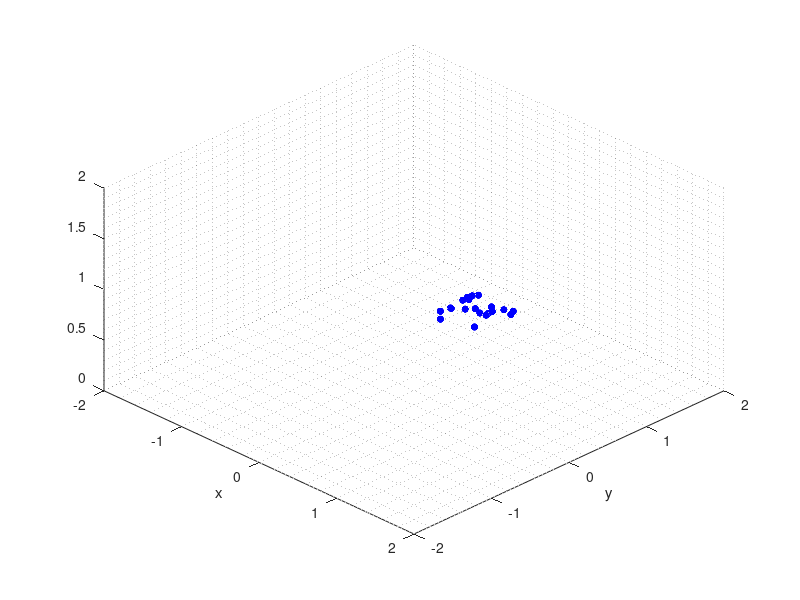

This chart was generated by the following MATLAB code:
clc, clear, close all
% =====================================================================
% Configuration
% =====================================================================
bed = [0.1,0.7,0.1,0.7, 0.75, 0.75];
step= 0.2;

graph = 1; % 1:yes, 0:no
save = 1; 
axis_pattern = 0;   % 1: eje y
                    % 0: eje x
random_flag = 1;
random_points = 20;

number_repetition = 10;
% =====================================================================
% =====================================================================

if random_flag==0
    [TbX,TbY] = meshgrid(bed(1):step:bed(2), bed(3):step:bed(4));
    
    % Invertir TbY
    TbY(:,2:2:end) = TbY(end:-1:1,2:2:end);
    
    if axis_pattern==1
        x = reshape(TbX,[numel(TbX),1]);
        y = reshape(TbY,[numel(TbY),1]);
    else
        y = reshape(TbX,[numel(TbX),1]);
        x = reshape(TbY,[numel(TbY),1]);
    end

else
    x_min_cm = bed(1)*100;
    x_max_cm = bed(2)*100;
    y_min_cm = bed(3)*100;
    y_max_cm = bed(4)*100;
    x = randi([x_min_cm, x_max_cm],random_points,1)/100; 
    y = randi([y_min_cm, y_max_cm],random_points,1)/100; 
end

data=[];
for i=1:numel(x)
    for j=1:number_repetition
        data = [data; x(i), y(i), bed(5), 0];
    end
end

% Funciona bien pero es para 3D con alturas distintas
% data=[];
% ii=0;
% for k = bed(6):-step:bed(5)
% 
%     % Agregar los "0" ya que aun no se han registrado.
%     if(mod(ii,2)==0)
%         data = [data; x, y, k*ones(size(x)), zeros(size(x))];
%         ii=ii+1;
%     else
%         data = [data; x(end:-1:1), y(end:-1:1), k*ones(size(x)), zeros(size(x))];
%         ii=ii+1;
%     end
% 
% end

%%

% Graficar
fprintf("Nro of points: %d \n",length(data))
if(graph)
    figure(1)
    axis([-2, 2, -2, 2, 0, 2])
    view(45,45)
    grid minor
    xlabel('x')
    ylabel('y')
    hold on
    
    for i=1: size(data,1)
        plot3(data(i,1),data(i,2),data(i,3),'ob','MarkerFaceColor','b','MarkerSize',4)

    end
    
end



% Escribir los datos en un archivo de texto
if (save)
    dlmwrite('positions3D.txt', data, 'delimiter', ' ');
    fprintf("Generacion de datos exitoso \n")
end
